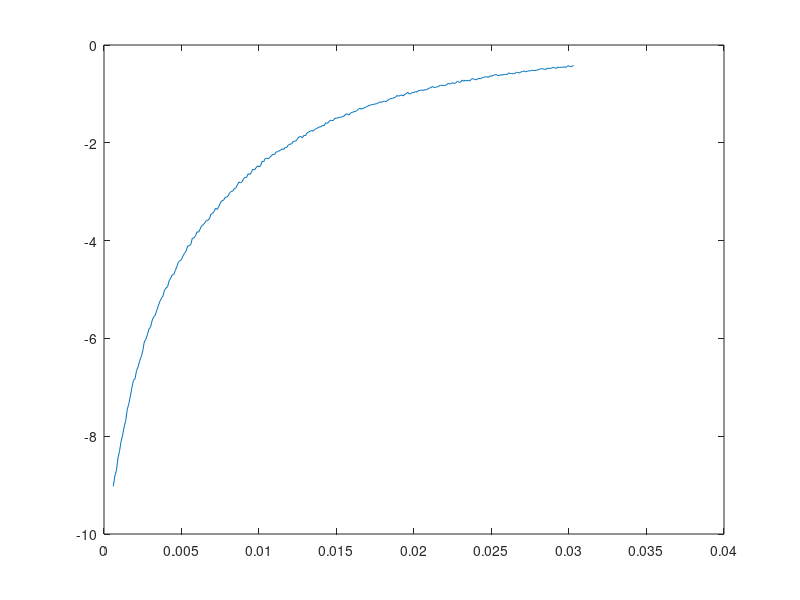
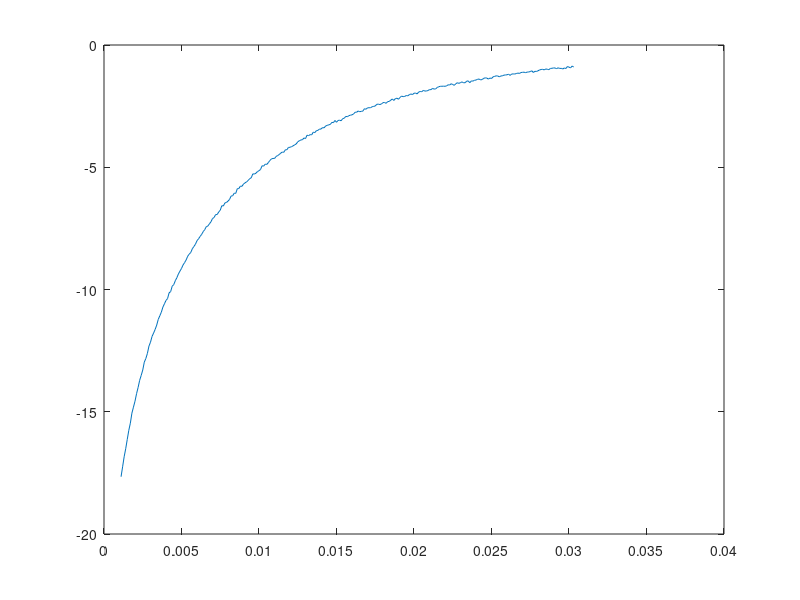
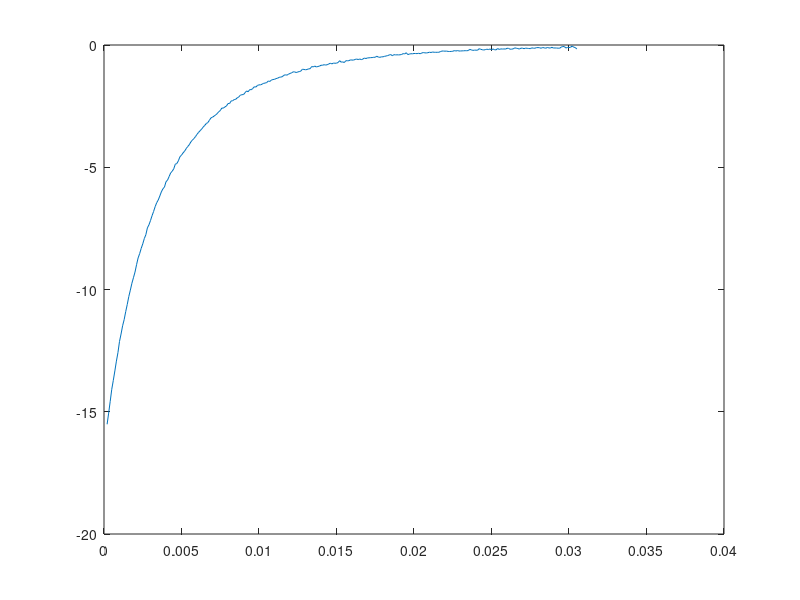

MATLAB code to generate these figures, in order:

clc
clear all

load('ACT_Fe_attraction.mat');
load('ACT_Fs');

figure(1)
plot (z_m1A , Fe_m1A)
figure(2)
plot (z_m2A , Fe_m2A)
figure(3)
plot (z_pos, Fs)
